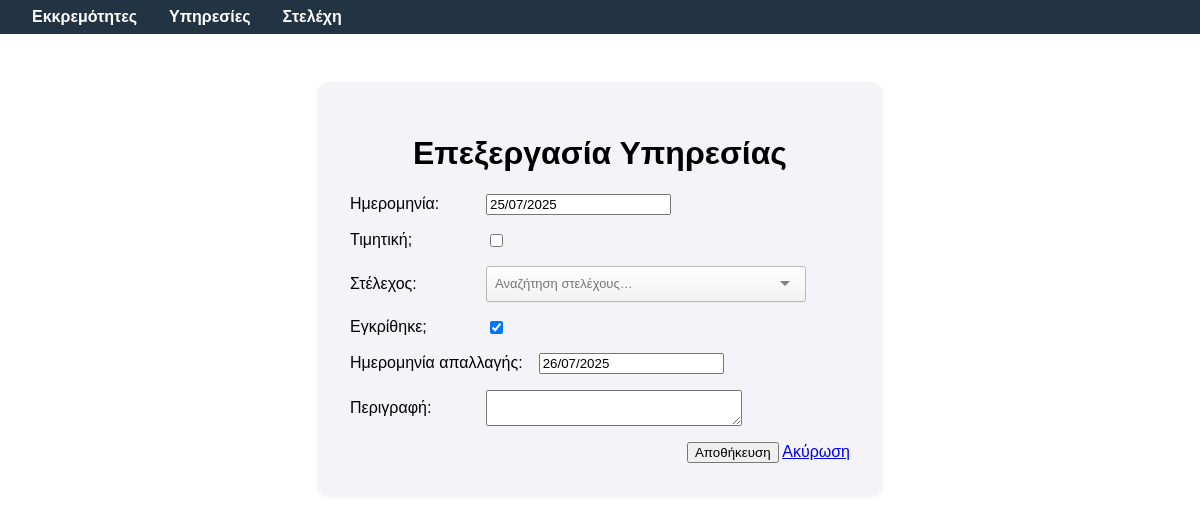
The page /edit_duty/2 on the database its author committed.
### app.py (models this page shows)
class Duty(db.Model):
    id = db.Column(db.Integer, primary_key=True)
    duty_date = db.Column(db.Date, nullable=False)
    staff_id = db.Column(db.Integer, db.ForeignKey('staff.id'), nullable=False)
    day_off_given = db.Column(db.Boolean, default=False)
    day_off_date = db.Column(db.Date, nullable=True)
    honorary = db.Column(db.Boolean, default=False)
    staff = db.relationship('Staff', backref=db.backref('duties', lazy=True))
    description = db.Column(db.Text, default="")

### app.py (the view, shortened to what this page needs)
@app.route('/edit_duty/<int:duty_id>', methods=['GET', 'POST'])
def edit_duty(duty_id):
    duty = Duty.query.get_or_404(duty_id)
    staff = Staff.query.all()
    return render_template('edit_duty.html', duty=duty, staff=staff)

### app.py (called while the page is built)
@app.before_request
def create_tables():
    db.create_all()

def date_ddmmyyyy(dt):
    return dt.strftime('%d/%m/%Y') if dt else ''

### templates/edit_duty.html (shortened to what this page needs)
<!doctype html>
<html lang="el">
<head>
</head>
<body>
  <nav class="navbar">
    <a href="{{ url_for('index') }}">Εκκρεμότητες</a>
    <a href="{{ url_for('duties') }}">Υπηρεσίες</a>
    <a href="{{ url_for('staff') }}">Στελέχη</a>
  </nav>
  <div class="form-section">
    <h1>Επεξεργασία Υπηρεσίας</h1>
    <form method="post">
      <div class="form-row">
        <label>Ημερομηνία:</label>
        <input type="text" class="date-picker" name="duty_date" value="{{ date_ddmmyyyy(duty.duty_date) }}" required>
      </div>
            <div class="form-row">
  <label> Τιμητική; </label>
    <input type="checkbox" name="honorary" {% if duty and duty.honorary %}checked{% endif %}>
</div>
<div class="form-row">
  <label>Στέλεχος:</label>
</div>
      <div class="form-row">
        <label>Εγκρίθηκε;</label>
        <input type="checkbox" name="day_off_given" {% if duty.day_off_given %}checked{% endif %}>
      </div>
      <div class="form-row">
        <label>Ημερομηνία απαλλαγής:</label>
        <input type="text" class="date-picker" name="day_off_date" value="{{ date_ddmmyyyy(duty.day_off_date) }}">
      </div>
      <div class="form-row">
  <label>Περιγραφή:</label>
  <textarea name="description" rows="2" style="min-width:250px;">{{ duty.description if duty else '' }}</textarea>
</div>
      <div class="btn-row">
        <button type="submit">Αποθήκευση</button>
        <a href="{{ url_for('duties') }}">Ακύρωση</a>
      </div>
    </form>
  </div>
  <link rel="stylesheet" href="{{ url_for('static', filename='flatpickr/flatpickr.min.css') }}">
<link rel="stylesheet" href="{{ url_for('static', filename='tomselect/tom-select.default.min.css') }}">
</body>
</html>

### templates/edit_duty.html (style rules this page uses)
body { margin: 0; font-family: sans-serif; }
.navbar { background: #234; color: #fff; padding: 0.5em 2em; display: flex; align-items: center; position: sticky; top: 0; z-index: 100; }
.navbar a { color: #fff; text-decoration: none; margin-right: 2em; font-weight: bold; transition: color 0.2s; }
.form-section { max-width: 500px; margin: 3em auto; background: #f4f4f8; padding: 2em; border-radius: 10px; box-shadow: 0 2px 5px rgba(30,40,60,0.07); }
h1 { text-align: center; }
.form-row { margin-bottom: 1em; display: flex; gap: 1em; align-items: center; }
label { min-width: 120px; font-weight: 500; }
.btn-row { text-align: right; margin-top: 1em; }

### rows shown on the page
Duty: duty_date "25/07/2025", day_off_given "☑", day_off_date "26/07/2025"
